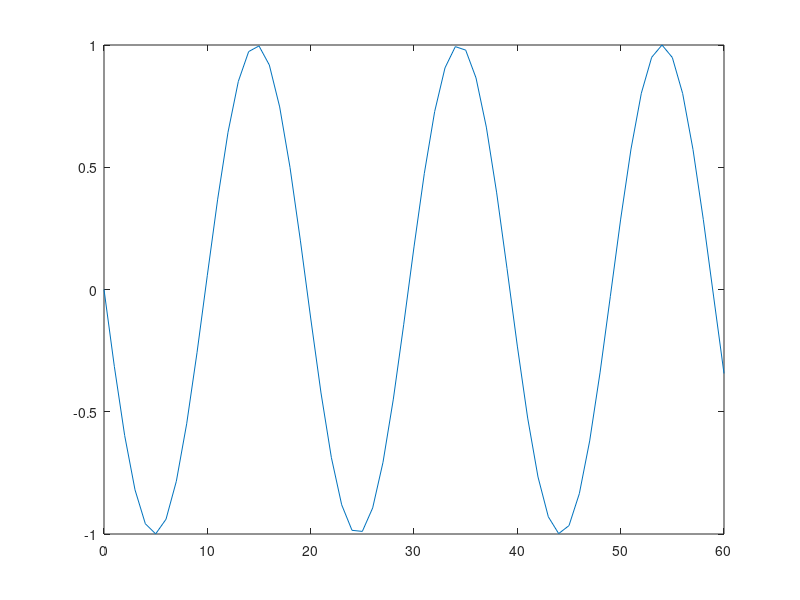

MATLAB code for this plot: (Note: this script raises an error after producing the figure.)
function test_main
% Plots graph and sets up a custom data tip update function
fig = figure();
X = 0:60;
t = (X)*0.02;
Y = sin(-16*t);
plot(X,Y)
dcm_obj = datacursormode(fig);
set(dcm_obj,'UpdateFcn',{@myupdatefcn,t})
function txt = myupdatefcn(~,event_obj,t)
% Customizes text of data tips
pos = get(event_obj,'Position');
I = get(event_obj, 'DataIndex');
txt = {['X: ',num2str(pos(1))],...
       ['Y: ',num2str(pos(2))],...
       ['I: ',num2str(I)],...
       ['T: ',num2str(t(I))]};